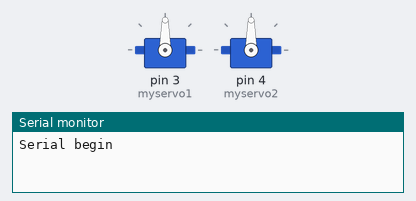
A sketch run on a simulated Arduino Uno, built with avr-gcc and run on an emulated ATmega328P. On the bench: 2 × servo, the last lines printed to the serial monitor.

Above: at 0.05 s.
At 4.0 s:
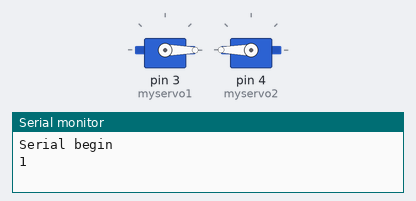
Timing chart, 0 to 5.2 s (numbered marks = the images above):
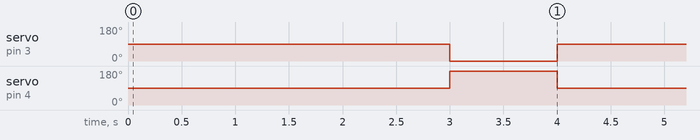

Measured:
- by itself, servo on pin 3 (myservo1): alternates 90° for 3.0 s and 0° for 1.0 s
- by itself, servo on pin 4 (myservo2): alternates 180° for 1.0 s and 90° for 3.0 s

The sketch:

sketch_mar07a.ino
```cpp
#include <Servo.h>
Servo myservo1;
Servo myservo2;

/*
 * Код за две серва (отварање на канта) - Работи ок
 */
void setup() {
  Serial.begin(9600);
  Serial.println("Serial begin");

  myservo1.attach(3);
  myservo1.write(0);

  myservo2.attach(4);
  myservo2.write(180);
}

void loop() {

  myservo1.write(90);
  myservo2.write(90);
  delay(1000);
  Serial.println(1);
  delay(2000);
  myservo1.write(0);
  myservo2.write(180);
  delay(1000);
  Serial.println(0);

}
```
